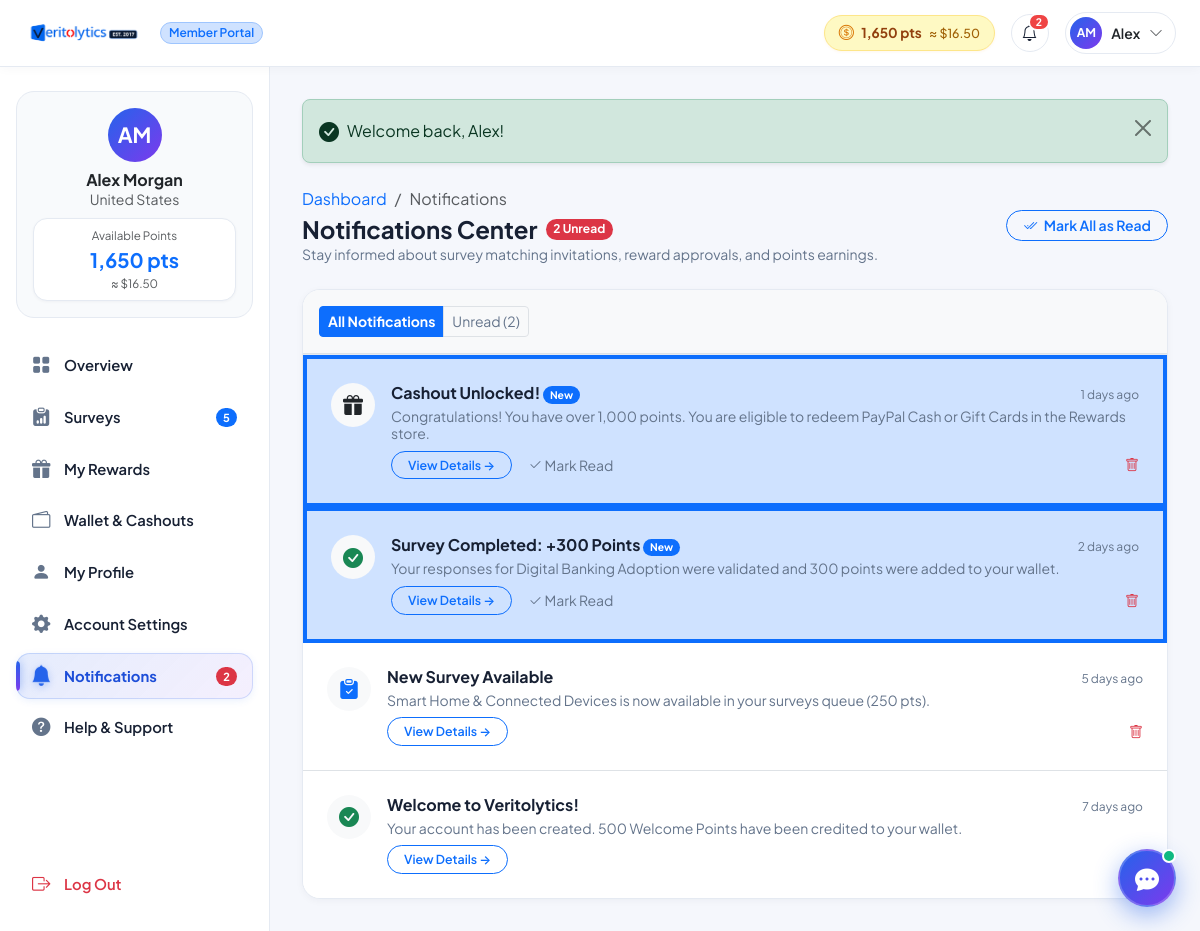
The page /member/notifications.php (signed in) on the database its author committed.
### tables this page shows
CREATE TABLE `users` (
  `id` INT AUTO_INCREMENT PRIMARY KEY,
  `first_name` VARCHAR(100) NOT NULL,
  `last_name` VARCHAR(100) NOT NULL,
  `email` VARCHAR(191) NOT NULL UNIQUE,
  `pending_email` VARCHAR(191) DEFAULT NULL,
  `email_verification_token` VARCHAR(255) DEFAULT NULL,
  `email_verification_expires_at` DATETIME DEFAULT NULL,
  `password_hash` VARCHAR(255) NOT NULL,
  `country` VARCHAR(100) NOT NULL DEFAULT 'United States',
  `state` VARCHAR(100) DEFAULT NULL,
  `city` VARCHAR(100) DEFAULT NULL,
  `phone` VARCHAR(50) DEFAULT NULL,
  `date_of_birth` DATE DEFAULT NULL,
  `gender` VARCHAR(50) DEFAULT NULL,
  `avatar` VARCHAR(255) DEFAULT NULL,
  `employment_status` VARCHAR(100) DEFAULT NULL,
  `annual_income` VARCHAR(100) DEFAULT NULL,
  `education_level` VARCHAR(100) DEFAULT NULL,
  `role` ENUM('member', 'admin') NOT NULL DEFAULT 'member',
  `status` ENUM('active', 'suspended', 'pending') NOT NULL DEFAULT 'active',
  `balance_points` INT NOT NULL DEFAULT 0,
  `lifetime_earnings_usd` DECIMAL(10,2) NOT NULL DEFAULT 0.00,
  `completed_surveys_count` INT NOT NULL DEFAULT 0,
  `profile_completion_pct` INT NOT NULL DEFAULT 35,
  `notification_preferences` TEXT DEFAULT NULL,
  `reset_token` VARCHAR(255) DEFAULT NULL,
  `reset_expires_at` DATETIME DEFAULT NULL,
  `deleted_at` DATETIME DEFAULT NULL,
  `created_at` TIMESTAMP DEFAULT CURRENT_TIMESTAMP,
  `updated_at` TIMESTAMP DEFAULT CURRENT_TIMESTAMP ON UPDATE CURRENT_TIMESTAMP,
  INDEX `idx_users_email` (`email`),
  INDEX `idx_users_role` (`role`),
  INDEX `idx_users_status` (`status`),
  INDEX `idx_users_deleted` (`deleted_at`)
);

CREATE TABLE `notifications` (
  `id` INT AUTO_INCREMENT PRIMARY KEY,
  `user_id` INT NOT NULL,
  `title` VARCHAR(255) NOT NULL,
  `message` TEXT NOT NULL,
  `type` ENUM('info', 'success', 'warning', 'survey', 'reward', 'system') NOT NULL DEFAULT 'info',
  `link` VARCHAR(255) DEFAULT NULL,
  `is_read` TINYINT(1) NOT NULL DEFAULT 0,
  `created_at` TIMESTAMP DEFAULT CURRENT_TIMESTAMP,
  INDEX `idx_notif_user` (`user_id`),
  INDEX `idx_notif_read` (`is_read`),
  CONSTRAINT `fk_notif_user` FOREIGN KEY (`user_id`) REFERENCES `users`(`id`) ON DELETE CASCADE
);

### member/notifications.php (the view, shortened to what the rows shown need)
<?php
require_once __DIR__ . '/../includes/functions.php';
require_once __DIR__ . '/../includes/csrf.php';
require_once __DIR__ . '/../includes/auth_check.php';
$user = require_login();
$db = get_db();
$filter = $_GET['filter'] ?? 'all';
if ($filter === 'unread') {
    $stmt = $db->prepare("SELECT * FROM notifications WHERE user_id = :uid AND is_read = 0 ORDER BY created_at DESC");
} else {
    $stmt = $db->prepare("SELECT * FROM notifications WHERE user_id = :uid ORDER BY created_at DESC");
}
$stmt->execute([':uid' => $user['id']]);
$notificationsList = $stmt->fetchAll();
require_once __DIR__ . '/../includes/member_header.php';
?>
<div class="portal-wrapper">
    <?php require_once __DIR__ . '/../includes/member_sidebar.php'; ?>
    <div class="portal-main">
        <div class="card card-vy border-0 shadow-sm rounded-4 bg-white overflow-hidden">
            <div class="list-group list-group-flush">
                <?php if (empty($notificationsList)): ?>
                    <div class="p-5 text-center text-muted">
                        <div class="mx-auto rounded-circle bg-success-subtle text-success d-flex align-items-center justify-content-center mb-3" style="width: 64px; height: 64px;">
                            <i class="bi bi-check2-all fs-2"></i>
                        </div>
                        <h6 class="fw-bold text-dark mb-1">You're All Caught Up!</h6>
                        <p class="small text-muted mb-0">There are no <?= $filter === 'unread' ? 'unread' : '' ?> notifications right now. Keep your profile complete for priority alerts.</p>
                    </div>
                <?php else: ?>
                    <?php foreach ($notificationsList as $item): ?>
                        <?php
                            $icon = match($item['type']) {
                                'survey'  => 'bi-clipboard-check-fill text-primary',
                                'reward'  => 'bi-gift-fill text-purple',
                                'success' => 'bi-check-circle-fill text-success',
                                'warning' => 'bi-exclamation-triangle-fill text-warning',
                                'system'  => 'bi-shield-check-fill text-secondary',
                                default   => 'bi-bell-fill text-primary'
                            };
                        ?>
                        <div class="list-group-item p-3 p-md-4 d-flex align-items-start gap-3 <?= $item['is_read'] ? 'bg-white' : 'bg-primary-subtle bg-opacity-10 border-start border-primary border-4' ?>">
                            <div class="rounded-circle bg-light d-flex align-items-center justify-content-center flex-shrink-0" style="width: 44px; height: 44px; font-size: 1.25rem;">
                                <i class="bi <?= $icon ?>"></i>
                            </div>
                            <div class="flex-grow-1">
                                <div class="d-flex align-items-baseline justify-content-between gap-2 mb-1">
                                    <h6 class="fw-bold text-dark mb-0 small fs-6">
                                        <?= e($item['title']) ?>
                                        <?php if (!$item['is_read']): ?>
                                            <span class="badge bg-primary rounded-pill ms-1.5" style="font-size: 0.65rem;">New</span>
                                        <?php endif; ?>
                                    </h6>
                                    <span class="text-muted small" style="font-size: 0.75rem;"><?= time_ago($item['created_at']) ?></span>
                                </div>
                                <p class="text-muted small mb-2 lh-sm"><?= e($item['message']) ?></p>
                                <div class="d-flex align-items-center gap-3">
                                    <?php if (!empty($item['link'])): ?>
                                        <a href="<?= e(BASE_URL . $item['link']) ?>" class="btn btn-sm btn-outline-primary rounded-pill px-3 py-1 fw-semibold" style="font-size: 0.775rem;">
                                            View Details &rarr;
                                        </a>
                                    <?php endif; ?>
                                    <?php if (!$item['is_read']): ?>
                                        <a href="<?= BASE_URL ?>/member/mark_notifications.php?id=<?= $item['id'] ?>" class="text-muted small text-decoration-none">
                                            <i class="bi bi-check2"></i> Mark Read
                                        </a>
                                    <?php endif; ?>
                                    <a href="<?= BASE_URL ?>/member/notifications.php?action=delete&id=<?= $item['id'] ?>&csrf_token=<?= csrf_token() ?>" class="text-danger small text-decoration-none ms-auto" onclick="return confirm('Remove this notification?');">
                                        <i class="bi bi-trash"></i>
                                    </a>
                                </div>
                            </div>
                        </div>
                    <?php endforeach; ?>
                <?php endif; ?>
            </div>
        </div>
<?php require_once __DIR__ . '/../includes/member_footer.php'; ?>

### includes/member_header.php (shortened to what the rows shown need)
<?php
require_once __DIR__ . '/functions.php';
require_once __DIR__ . '/auth_check.php';
$user = require_login();
?>
<!DOCTYPE html>
<html lang="en">
<head>
    <link href="https://cdn.jsdelivr.net/npm/bootstrap@5.3.3/dist/css/bootstrap.min.css" rel="stylesheet">
    <link rel="stylesheet" href="https://cdn.jsdelivr.net/npm/bootstrap-icons@1.11.3/font/bootstrap-icons.min.css">
    <link rel="stylesheet" href="<?= BASE_URL ?>/assets/css/style.css">
</head>
<body class="portal-body">
<header class="navbar navbar-expand member-portal-header sticky-top px-3 py-2">
    <div class="container-fluid px-2">
        <div class="d-flex align-items-center gap-3 ms-auto">
            <a href="<?= BASE_URL ?>/member/wallet.php" class="header-wallet-badge text-decoration-none" title="Points Wallet & Cashouts">
                <i class="bi bi-coin"></i>
                <span><?= format_points($user['balance_points']) ?></span>
                <span class="wallet-usd">≈ <?= format_currency($user['balance_points'] / POINTS_PER_USD) ?></span>
            </a>
            <div class="dropdown">
                <button class="header-user-btn" type="button" id="userMenuBtn" data-bs-toggle="dropdown" aria-expanded="false">
                    <?= user_avatar_html($user, 32) ?>
                    <span class="fw-semibold small d-none d-sm-inline text-dark"><?= e($user['first_name']) ?></span>
                    <i class="bi bi-chevron-down small text-muted"></i>
                </button>
            </div>
        </div>
    </div>
</header>

### includes/functions.php (shortened to what the rows shown need)
<?php
require_once __DIR__ . '/csrf.php';
function e(?string $string): string {
    return htmlspecialchars($string ?? '', ENT_QUOTES, 'UTF-8');
}
function format_points(int $points): string {
    return number_format($points) . ' pts';
}
function format_currency(float|int $amount): string {
    return '$' . number_format($amount, 2);
}
function time_ago(string $datetime): string {
    $timestamp = strtotime($datetime);
    $difference = time() - $timestamp;
    if ($difference < 2592000) return round($difference / 86400) . ' days ago';
    return date('M j, Y', $timestamp);
}
function user_avatar_html(array $user, int $size = 40, string $extraClass = ''): string {
    $initials = strtoupper(substr($user['first_name'] ?? 'U', 0, 1) . substr($user['last_name'] ?? '', 0, 1));
    $fontSize = max(11, round($size * 0.38));
    return '<div class="rounded-circle bg-gradient-royal text-white fw-bold d-flex align-items-center justify-content-center shadow-xs ' . $extraClass . '" style="width: ' . $size . 'px; height: ' . $size . 'px; font-size: ' . $fontSize . 'px; flex-shrink: 0;">' . e($initials) . '</div>';
}

### includes/member_sidebar.php (shortened to what the rows shown need)
<?php
require_once __DIR__ . '/functions.php';
?>
<aside class="portal-sidebar d-none d-lg-flex">
    <div class="sidebar-user-card p-3 mb-4 text-center">
        <?= user_avatar_html($user, 54, 'mx-auto mb-2') ?>
        <h6 class="fw-bold mb-0 text-dark"><?= e($user['first_name'] . ' ' . $user['last_name']) ?></h6>
        <small class="text-muted mb-2 d-block"><?= e(!empty($user['city']) ? ($user['city'] . ', ' . $user['country']) : $user['country']) ?></small>
        <div class="sidebar-balance-box p-2 mt-1">
            <span class="text-muted d-block small" style="font-size: 0.725rem;">Available Points</span>
            <span class="fw-bold fs-5 text-primary"><?= format_points($user['balance_points']) ?></span>
            <span class="d-block text-muted small" style="font-size: 0.725rem;">≈ <?= format_currency($user['balance_points'] / POINTS_PER_USD) ?></span>
        </div>
    </div>
</aside>

### rows shown on the page
users: balance_points "1,650 pts", format_currency($user['balance_points']/POINTS_PER_USD) "$16.50", initials "AM AM", first_name "Alex", first_name+last_name "Alex Morgan", country "United States"
notifications: title "Cashout Unlocked!", is_read "New", created_at "1 days ago", message "Congratulations! You have over 1,000 points. You are eligible to redeem PayPal Cash or Gift Cards in the Rewards store."
notifications: title "Survey Completed: +300 Points", is_read "New", created_at "2 days ago", message "Your responses for Digital Banking Adoption were validated and 300 points were added to your wallet."
notifications: title "New Survey Available", created_at "5 days ago", message "Smart Home & Connected Devices is now available in your surveys queue (250 pts)."
notifications: title "Welcome to Veritolytics!", created_at "7 days ago", message "Your account has been created. 500 Welcome Points have been credited to your wallet."

### other values the page prints
$unreadCount "2"
$activeSurveysCount "5"
$sidebarUnreadCount "2"
$msg "Welcome back, Alex!"
$totalUnread "2"
